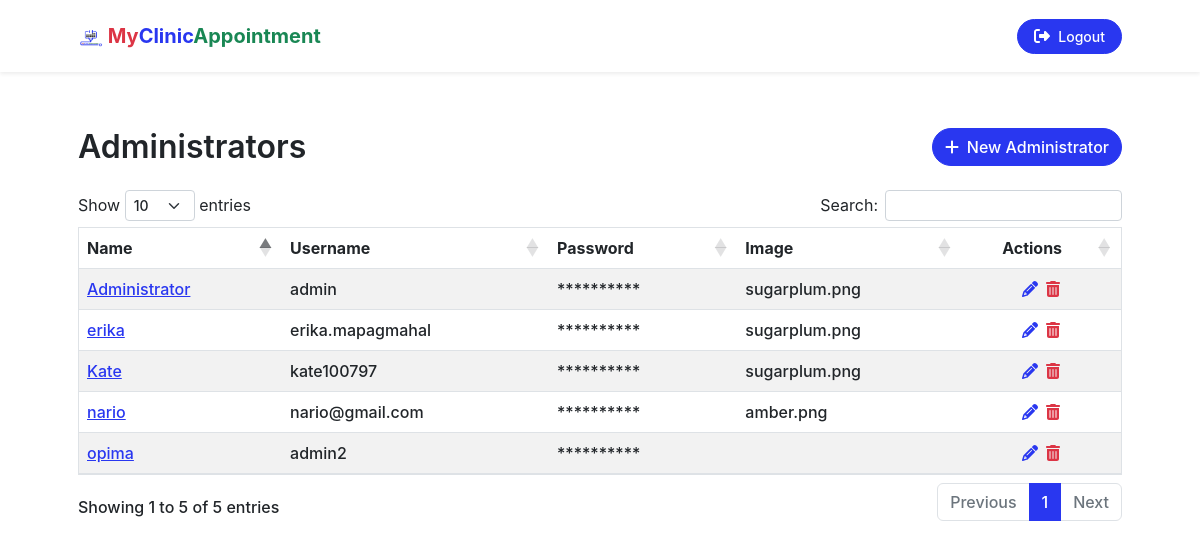
The page /administrators.php (signed in) on the database its author committed.
### tables this page shows
CREATE TABLE `tbl_myclinicappointment_useraccounts` (
  `id` int(11) NOT NULL,
  `name` varchar(255) NOT NULL,
  `username` varchar(255) NOT NULL,
  `password` varchar(255) NOT NULL,
  `image` varchar(255) NOT NULL,
  `user_type` varchar(255) NOT NULL
);

### administrators.php (called while the page is built, shortened)
<?php
require_once "./application/controllers/controller.php";
require_once "./application/views/pages/administrators_view.php";

### application/controllers/controller.php (called while the page is built, shortened)
<?php
if ($_SERVER['REQUEST_METHOD'] == 'POST') {
    require_once "../models/model.php";
} else {
    require_once "./application/models/model.php";
}
class controller
{
    function __construct()
    {
        $this->model = new model();
    }
    function get_administrators_data()
    {
        $administrators = $this->model->mod_get_administrators_data();
        return $administrators;
    }
}
$controller = new controller();

### application/models/model.php (called while the page is built, shortened)
<?php
class model
{
    function __construct()
    {
        $servername = "localhost";
        $username = "root";
        $password = "";
        $database = "all_system_database";
        $mysqli = new mysqli($servername, $username, $password, $database);
        $this->mysqli = $mysqli;
    }
    function mod_get_administrators_data()
    {
        $query = "SELECT * FROM `tbl_myclinicappointment_useraccounts` WHERE `user_type` != 'doctor'";
        $query_result = $this->mysqli->query($query);
        if ($query_result) {
            $results = array();
            while ($row = $query_result->fetch_assoc()) {
                $results[] = (object) $row;
            }
            return $results;
        } else {
            return null;
        }
    }
}

### application/views/pages/administrators_view.php (the view, shortened to what this page needs)
<?php
include_once "./application/views/templates/header.php";
?>
<section id="our_team" class="mt-5">
    <div class="container px-5">
        <div class="row">
            <div class="col-6">
                <h2 class="mb-4">Administrators</h2>
            </div>
            <div class="col-6">
                <button type="button" class="float-end btn btn-primary rounded-pill" data-bs-toggle="modal" data-bs-target="#new_administrator">
                    <span class="fas fa-plus me-1"></span>
                    New Administrator
                </button>
            </div>
        </div>
        <table id="applications_table" class="table table-striped w-100 border">
            <thead>
                <tr>
                    <th>Name</th>
                    <th>Username</th>
                    <th>Password</th>
                    <th>Image</th>
                    <th class="text-center">Actions</th>
                </tr>
            </thead>
            <tbody>
                <?php $administrators = $controller->get_administrators_data() ?>
                <?php if ($administrators) : ?>
                    <?php foreach ($administrators as $administrator) : ?>
                        <tr>
                            <td class="name">
                                <a title="View Details" href="javascript:void(0)" class="view_admin_details" data-bs-toggle="modal" data-bs-target="#admin_details"><?= $administrator->name ?></a>
                            </td>
                            <td class="username"><?= $administrator->username ?></td>
                            <td class="password">**********</td>
                            <td class="image text-truncate"><?= $administrator->image ?></td>
                            <td class="text-center">
                                <i title="Update Administrator Info" administrator_id="<?= $administrator->id ?>" class="fas fa-pencil-alt text-primary me-1 update_admin" role="button" data-bs-toggle="modal" data-bs-target="#update_administrator"></i>
                                <i title="Delete Administrator" administrator_id="<?= $administrator->id ?>" class="fas fa-trash-alt text-danger delete_admin" role="button"></i>
                            </td>
                        </tr>
                    <?php endforeach ?>
                <?php endif ?>
            </tbody>
        </table>
    </div>
</section>
<?php include_once "./application/views/templates/footer.php"; ?>

### rows shown on the page
tbl_myclinicappointment_useraccounts: name "Administrator", username "admin", image "sugarplum.png"
tbl_myclinicappointment_useraccounts: name "opima", username "admin2"
tbl_myclinicappointment_useraccounts: name "Kate", username "kate100797", image "sugarplum.png"
tbl_myclinicappointment_useraccounts: name "erika", username "erika.mapagmahal", image "sugarplum.png"
tbl_myclinicappointment_useraccounts: name "nario", username "nario@gmail.com", image "amber.png"
